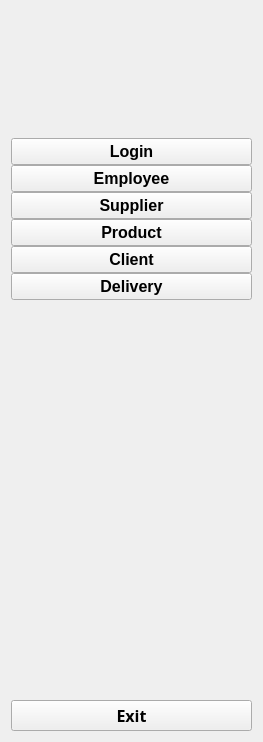
     <widget class="QWidget" name="full_menu_widget" native="true">
      <layout class="QVBoxLayout" name="verticalLayout_4">
       <item>
        <widget class="QLabel" name="logo_label_2">
         <property name="minimumSize">
          <size>
           <width>241</width>
           <height>121</height>
          </size>
         </property>
         <property name="maximumSize">
          <size>
           <width>241</width>
           <height>121</height>
          </size>
         </property>
         <property name="text">
          <string/>
         </property>
         <property name="pixmap">
          <pixmap resource="resource.qrc">:/icons/FB_bg.ico</pixmap>
         </property>
         <property name="scaledContents">
          <bool>false</bool>
         </property>
         <property name="alignment">
          <set>Qt::AlignCenter</set>
         </property>
        </widget>
       </item>
       <item>
        <layout class="QVBoxLayout" name="verticalLayout_2">
         <property name="spacing">
          <number>0</number>
         </property>
         <item>
          <widget class="QPushButton" name="login_btn_2">
           <property name="font">
            <font>
             <family>Arial</family>
             <pointsize>12</pointsize>
             <weight>75</weight>
             <bold>true</bold>
            </font>
           </property>
           <property name="cursor">
            <cursorShape>PointingHandCursor</cursorShape>
           </property>
           <property name="text">
            <string>Login</string>
           </property>
           <property name="icon">
            <iconset resource="resource.qrc">
             <normaloff>:/icons/logino.ico</normaloff>
             <normalon>:/icons/login.ico</normalon>:/icons/logino.ico</iconset>
           </property>
           <property name="iconSize">
            <size>
             <width>30</width>
             <height>30</height>
            </size>
           </property>
           <property name="checkable">
            <bool>true</bool>
           </property>
           <property name="autoExclusive">
            <bool>true</bool>
           </property>
          </widget>
         </item>
         <item>
          <widget class="QPushButton" name="employee_btn_2">
           <property name="font">
            <font>
             <family>Arial</family>
             <pointsize>12</pointsize>
             <weight>75</weight>
             <bold>true</bold>
            </font>
           </property>
           <property name="cursor">
            <cursorShape>PointingHandCursor</cursorShape>
           </property>
           <property name="text">
            <string>Employee</string>
           </property>
           <property name="icon">
            <iconset resource="resource.qrc">
             <normaloff>:/icons/employeeo.ico</normaloff>
             <normalon>:/icons/employee.ico</normalon>:/icons/employeeo.ico</iconset>
           </property>
           <property name="iconSize">
            <size>
             <width>30</width>
             <height>30</height>
            </size>
           </property>
           <property name="checkable">
            <bool>true</bool>
           </property>
           <property name="autoExclusive">
            <bool>true</bool>
           </property>
          </widget>
         </item>
         <item>
          <widget class="QPushButton" name="supplier_btn_2">
           <property name="font">
            <font>
             <family>Arial</family>
             <pointsize>12</pointsize>
             <weight>75</weight>
             <bold>true</bold>
            </font>
           </property>
           <property name="cursor">
            <cursorShape>PointingHandCursor</cursorShape>
           </property>
           <property name="text">
            <string>Supplier</string>
           </property>
           <property name="icon">
            <iconset resource="resource.qrc">
             <normaloff>:/icons/suppliero.ico</normaloff>
             <normalon>:/icons/supplier.ico</normalon>:/icons/suppliero.ico</iconset>
           </property>
           <property name="iconSize">
            <size>
             <width>30</width>
             <height>30</height>
            </size>
           </property>
           <property name="checkable">
            <bool>true</bool>
           </property>
           <property name="autoExclusive">
            <bool>true</bool>
           </property>
          </widget>
         </item>
         <item>
          <widget class="QPushButton" name="product_btn_2">
           <property name="font">
            <font>
             <family>Arial</family>
             <pointsize>12</pointsize>
             <weight>75</weight>
             <bold>true</bold>
            </font>
           </property>
           <property name="cursor">
            <cursorShape>PointingHandCursor</cursorShape>
           </property>
           <property name="text">
            <string>Product</string>
           </property>
           <property name="icon">
            <iconset resource="resource.qrc">
             <normaloff>:/icons/producto.ico</normaloff>
             <normalon>:/icons/product.ico</normalon>:/icons/producto.ico</iconset>
           </property>
           <property name="iconSize">
            <size>
             <width>30</width>
             <height>30</height>
            </size>
           </property>
           <property name="checkable">
            <bool>true</bool>
           </property>
           <property name="autoExclusive">
            <bool>true</bool>
           </property>
          </widget>
         </item>
         <item>
          <widget class="QPushButton" name="client_btn_2">
           <property name="font">
            <font>
             <family>Arial</family>
             <pointsize>12</pointsize>
             <weight>75</weight>
             <bold>true</bold>
            </font>
           </property>
           <property name="cursor">
            <cursorShape>PointingHandCursor</cursorShape>
           </property>
           <property name="text">
            <string>Client</string>
           </property>
           <property name="icon">
            <iconset resource="resource.qrc">
             <normaloff>:/icons/cliento.ico</normaloff>
             <normalon>:/icons/client.ico</normalon>:/icons/cliento.ico</iconset>
           </property>
           <property name="iconSize">
            <size>
             <width>30</width>
             <height>30</height>
            </size>
           </property>
           <property name="checkable">
            <bool>true</bool>
           </property>
           <property name="autoExclusive">
            <bool>true</bool>
           </property>
          </widget>
         </item>
         <item>
          <widget class="QPushButton" name="delivery_btn_2">
           <property name="font">
            <font>
             <family>Arial</family>
             <pointsize>12</pointsize>
             <weight>75</weight>
             <bold>true</bold>
            </font>
           </property>
           <property name="cursor">
            <cursorShape>PointingHandCursor</cursorShape>
           </property>
           <property name="text">
            <string>Delivery</string>
           </property>
           <property name="icon">
            <iconset resource="resource.qrc">
             <normaloff>:/icons/delivery_mano.ico</normaloff>
             <normalon>:/icons/delivery_man.ico</normalon>:/icons/delivery_mano.ico</iconset>
           </property>
           <property name="iconSize">
            <size>
             <width>30</width>
             <height>30</height>
            </size>
           </property>
           <property name="checkable">
            <bool>true</bool>
           </property>
           <property name="autoExclusive">
            <bool>true</bool>
           </property>
          </widget>
         </item>
        </layout>
       </item>
       <item>
        <spacer name="verticalSpacer_2">
         <property name="orientation">
          <enum>Qt::Vertical</enum>
         </property>
         <property name="sizeHint" stdset="0">
          <size>
           <width>20</width>
           <height>394</height>
          </size>
         </property>
        </spacer>
       </item>
       <item>
        <widget class="QPushButton" name="exit_btn_2">
         <property name="font">
          <font>
           <family>Cascadia Code</family>
           <pointsize>12</pointsize>
           <weight>75</weight>
           <bold>true</bold>
          </font>
         </property>
         <property name="text">
          <string>Exit</string>
         </property>
         <property name="icon">
          <iconset resource="resource.qrc">
           <normaloff>:/icons/log_out.ico</normaloff>:/icons/log_out.ico</iconset>
         </property>
         <property name="iconSize">
          <size>
           <width>30</width>
           <height>30</height>
          </size>
         </property>
        </widget>
       </item>
      </layout>
     </widget>
